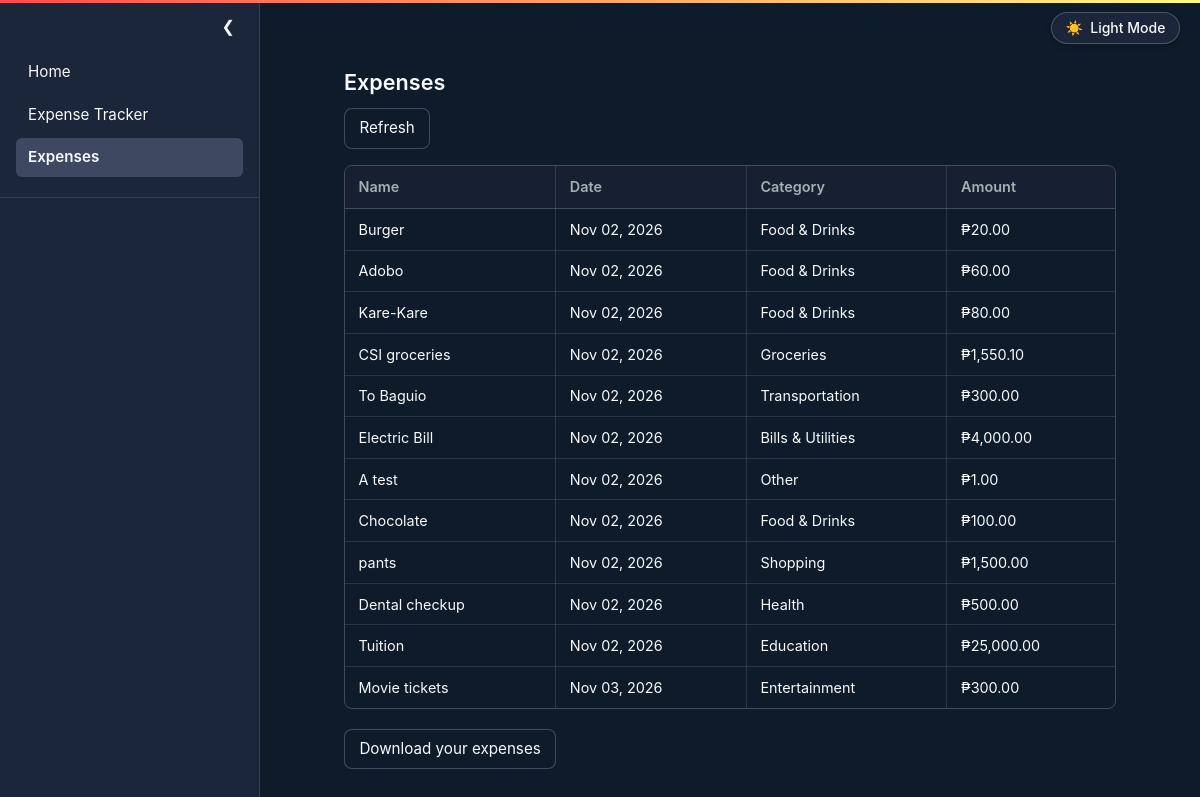
/expenses, run on the app's committed database.
### tables this page shows
CREATE TABLE expenses (
    id INTEGER PRIMARY KEY AUTOINCREMENT,
    name TEXT NOT NULL,
    date TEXT NOT NULL,
    category TEXT NOT NULL,
    amount REAL NOT NULL CHECK (Amount > 0) 
);

### pages/Expenses.py (the view)
@router.get("/expenses", response_class=HTMLResponse)
def expenses_page(request: Request):
    expenses = load_expenses(date.min, date.max, "All categories")
    if expenses.empty:
        return templates.TemplateResponse(
            request=request,
            name="expenses.html",
            context={
                "active_page": "expenses",
                "expenses_empty": True,
                "columns": [],
                "rows": [],
            },
        )
    table_to_show = format_expense_table(expenses)
    columns = list(table_to_show.columns)
    rows = table_to_show.to_dict(orient="records")
    return templates.TemplateResponse(
        request=request,
        name="expenses.html",
        context={
            "active_page": "expenses",
            "expenses_empty": False,
            "columns": columns,
            "rows": rows,
        },
    )

### templates/expenses.html (shortened to what this page needs)
{% extends "base.html" %}
{% block content %}
<h3 class="st-subheader">Expenses</h3>
<div style="margin-bottom: 1rem;">
    <a href="/expenses" class="st-button">Refresh</a>
</div>
{% if expenses_empty %}
<div class="st-alert st-alert-info">
    No expenses found yet
</div>
{% else %}
<div class="st-dataframe-wrapper">
    <table class="st-dataframe">
        <thead>
            <tr>
                {% for col in columns %}
                <th>{{ col }}</th>
                {% endfor %}
            </tr>
        </thead>
        <tbody>
            {% for row in rows %}
            <tr>
                {% for col in columns %}
                <td>{{ row[col] }}</td>
                {% endfor %}
            </tr>
            {% endfor %}
        </tbody>
    </table>
</div>
<div>
    <a href="/expenses/download" class="st-button" download="my_expenses.csv">Download your expenses</a>
</div>
{% endif %}
{% endblock %}

### templates/base.html (shortened to what this page needs)
<!DOCTYPE html>
<html lang="en" data-theme="dark">
<head>
    <link rel="stylesheet" href="/static/style.css">
</head>
<body>
    <div class="st-header-actions">
        <button id="theme-toggle-btn" class="st-theme-toggle" type="button" title="Switch between Dark and Light mode" aria-label="Toggle theme">
            <span id="theme-icon">☀️</span>
            <span id="theme-label">Light Mode</span>
        </button>
    </div>
    <aside id="sidebar" class="st-sidebar">
        <div class="st-sidebar-header">
            <button id="sidebar-close-btn" class="sidebar-toggle-btn" title="Collapse sidebar" aria-label="Collapse sidebar">
                &#10094;
            </button>
        </div>
        <ul class="st-sidebar-nav">
            <li>
                <a href="/" class="{% if active_page == 'home' %}active{% endif %}">Home</a>
            </li>
            <li>
                <a href="/expense-tracker" class="{% if active_page == 'expense_tracker' %}active{% endif %}">Expense Tracker</a>
            </li>
            <li>
                <a href="/expenses" class="{% if active_page == 'expenses' %}active{% endif %}">Expenses</a>
            </li>
        </ul>
        <div class="st-sidebar-content">
        </div>
    </aside>
    <main class="st-main">
        <div class="st-block-container">
            {% block content %}{% endblock %}
        </div>
    </main>
</body>
</html>

### static/style.css (style rules this page uses)
:root, :root[data-theme="dark"] { color-scheme: dark; --bg-color: #0d1b2a; --secondary-bg: #1b263b; --table-header-bg: #162032; --table-row-hover: rgba(27, 38, 59, 0.75); --text-color: #f8fafc; --text-muted: rgba(248, 250, 252, 0.65); --border-color: rgba(248, 250, 252, 0.22); --border-light: rgba(248, 250, 252, 0.12); --primary-color: #ff4b4b; --primary-hover: #ff3333; --chart-blue: #60a5fa; --info-bg: rgba(28, 131, 225, 0.22); --info-text: #bfdbfe; --success-bg: rgba(33, 195, 84, 0.22); --success-text: #bbf7d0; --warning-bg: rgba(255, 227, 18, 0.2); --warning-text: #fef08a; --error-bg: rgba(255, 43, 43, 0.24); --error-text: #fecaca; --sidebar-width: 260px; --font-sans: "Source Sans Pro", -apple-system, BlinkMacSystemFont, "Segoe UI", Roboto, "Helvetica Neue", Arial, sans-serif; }
* { box-sizing: border-box; margin: 0; padding: 0; }
body { font-family: var(--font-sans); background-color: var(--bg-color); color: var(--text-color); line-height: 1.6; display: flex; min-height: 100vh; overflow-x: hidden; transition: background-color 0.2s ease, color 0.2s ease; }
.st-header-actions { position: fixed; top: 0.75rem; right: 1.25rem; z-index: 950; }
.st-theme-toggle { display: inline-flex; align-items: center; gap: 0.45rem; padding: 0.4rem 0.85rem; font-size: 0.875rem; font-family: inherit; font-weight: 500; color: var(--text-color); background-color: var(--secondary-bg); border: 1px solid var(--border-color); border-radius: 999px; cursor: pointer; box-shadow: 0 2px 6px rgba(0, 0, 0, 0.15); transition: border-color 0.15s ease, color 0.15s ease, background-color 0.2s ease; }
.st-sidebar { width: var(--sidebar-width); min-width: var(--sidebar-width); background-color: var(--secondary-bg); border-right: 1px solid var(--border-light); display: flex; flex-direction: column; transition: margin-left 0.25s ease, width 0.25s ease, background-color 0.2s ease; position: sticky; top: 0; height: 100vh; overflow-y: auto; z-index: 900; }
.st-sidebar-header { display: flex; justify-content: flex-end; align-items: center; padding: 0.85rem 1rem 0.25rem; }
.sidebar-toggle-btn { background: transparent; border: none; color: var(--text-color); cursor: pointer; padding: 0.35rem 0.5rem; border-radius: 0.375rem; font-size: 1rem; line-height: 1; transition: background-color 0.15s ease; }
.st-sidebar-nav { list-style: none; padding: 0.5rem 1rem 1rem; border-bottom: 1px solid var(--border-light); }
.st-sidebar-nav li { margin-bottom: 0.25rem; }
.st-sidebar-nav a { display: flex; align-items: center; padding: 0.45rem 0.75rem; border-radius: 0.375rem; text-decoration: none; color: var(--text-color); font-size: 0.95rem; font-weight: 400; transition: background-color 0.15s ease; }
.st-sidebar-nav a.active { background-color: rgba(151, 166, 195, 0.28); font-weight: 600; }
.st-sidebar-content { padding: 1.25rem 1rem; flex: 1; }
.st-main { flex: 1; display: flex; flex-direction: column; min-width: 0; }
.st-block-container { width: 100%; max-width: 820px; margin: 0 auto; padding: 4rem 1.5rem 5rem; }
h3, .st-subheader { font-size: 1.35rem; font-weight: 600; color: var(--text-color); padding: 0.25rem 0 0.75rem; line-height: 1.3; }
.st-button { display: inline-flex; align-items: center; justify-content: center; padding: 0.45rem 0.9rem; font-size: 0.95rem; font-family: inherit; font-weight: 400; color: var(--text-color); background-color: var(--bg-color); border: 1px solid var(--border-color); border-radius: 0.5rem; cursor: pointer; text-decoration: none; transition: border-color 0.15s ease, color 0.15s ease, background-color 0.15s ease; }
.st-dataframe-wrapper { width: 100%; overflow-x: auto; border: 1px solid var(--border-color); border-radius: 0.5rem; margin: 1rem 0 1.25rem; }
.st-dataframe { width: 100%; border-collapse: collapse; font-size: 0.9rem; text-align: left; }
.st-dataframe thead th { background-color: var(--table-header-bg); color: var(--text-muted); font-weight: 600; padding: 0.6rem 0.85rem; border-bottom: 1px solid var(--border-color); border-right: 1px solid var(--border-light); }
.st-dataframe thead th:last-child { border-right: none; }
.st-dataframe tbody td { padding: 0.55rem 0.85rem; border-bottom: 1px solid var(--border-light); border-right: 1px solid var(--border-light); color: var(--text-color); }
.st-dataframe tbody td:last-child { border-right: none; }
.st-dataframe tbody tr:last-child td { border-bottom: none; }

### data on the page
expenses: name "Burger" "Nov 02, 2026" "Food & Drinks" "₱20.00"
expenses: name "Adobo" "Nov 02, 2026" "Food & Drinks" "₱60.00"
expenses: name "Kare-Kare" "Nov 02, 2026" "Food & Drinks" "₱80.00"
expenses: name "CSI groceries" "Nov 02, 2026" "Groceries" "₱1,550.10"
expenses: name "To Baguio" "Nov 02, 2026" "Transportation" "₱300.00"
expenses: name "Electric Bill" "Nov 02, 2026" "Bills & Utilities" "₱4,000.00"
expenses: name "A test" "Nov 02, 2026" "Other" "₱1.00"
expenses: name "Chocolate" "Nov 02, 2026" "Food & Drinks" "₱100.00"
expenses: name "pants" "Nov 02, 2026" "Shopping" "₱1,500.00"
expenses: name "Dental checkup" "Nov 02, 2026" "Health" "₱500.00"
expenses: name "Tuition" "Nov 02, 2026" "Education" "₱25,000.00"
expenses: name "Movie tickets" "Nov 03, 2026" "Entertainment" "₱300.00"

### other printed values
{{ col }} "Name" "Date" "Category" "Amount"
